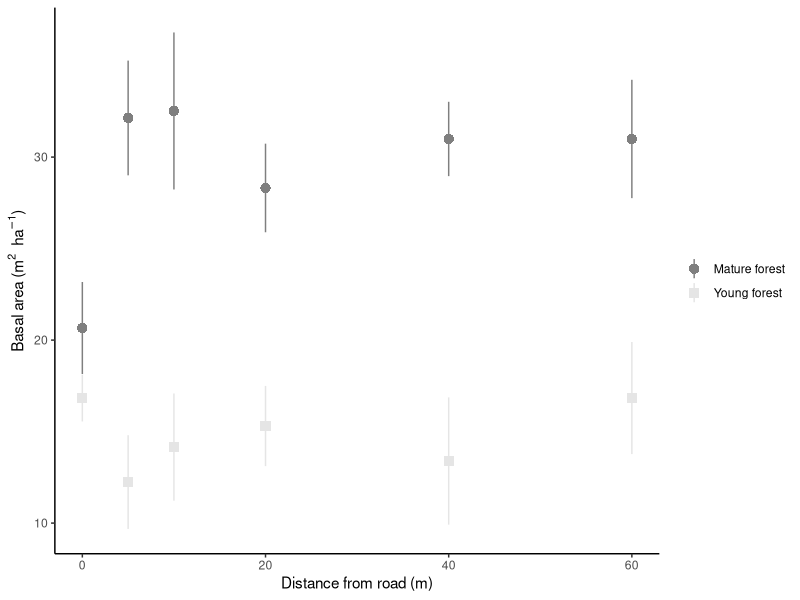
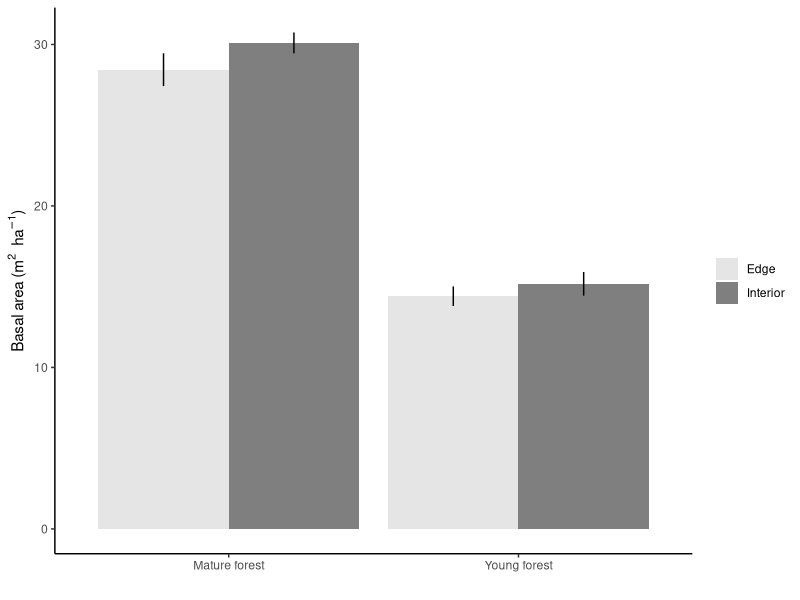
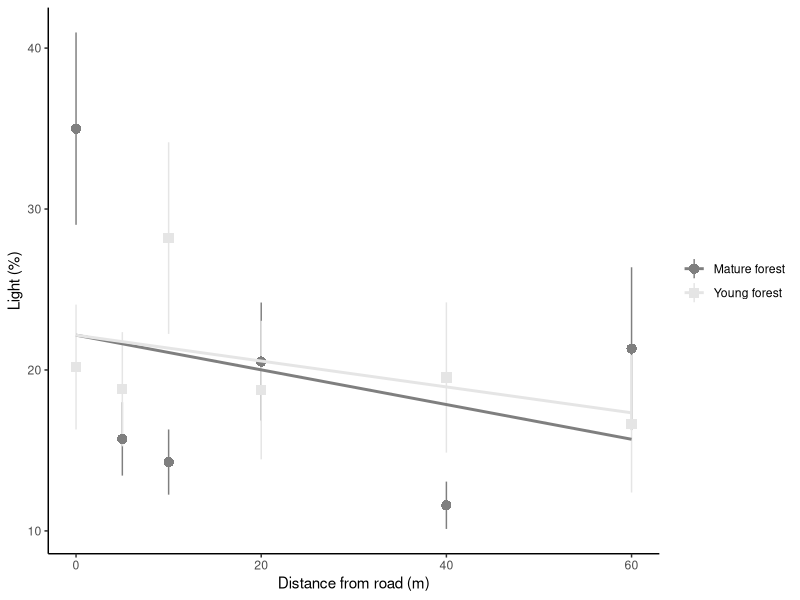
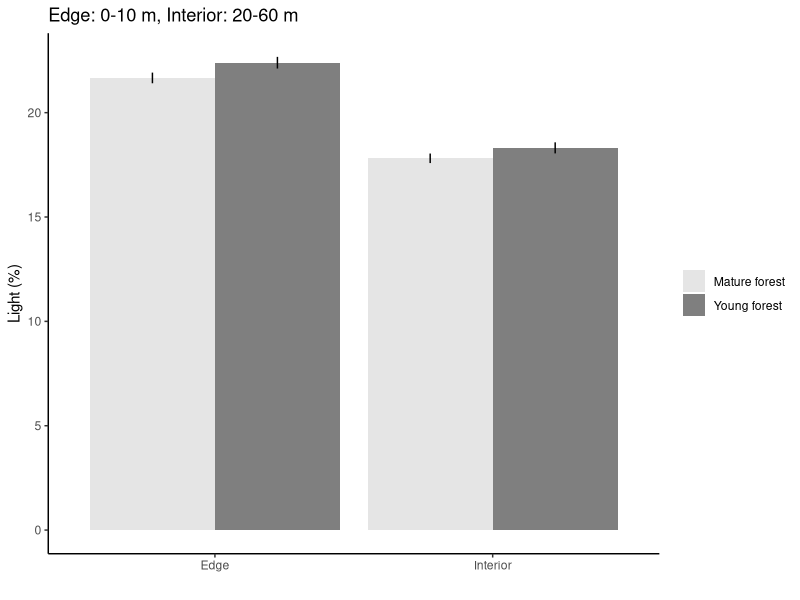
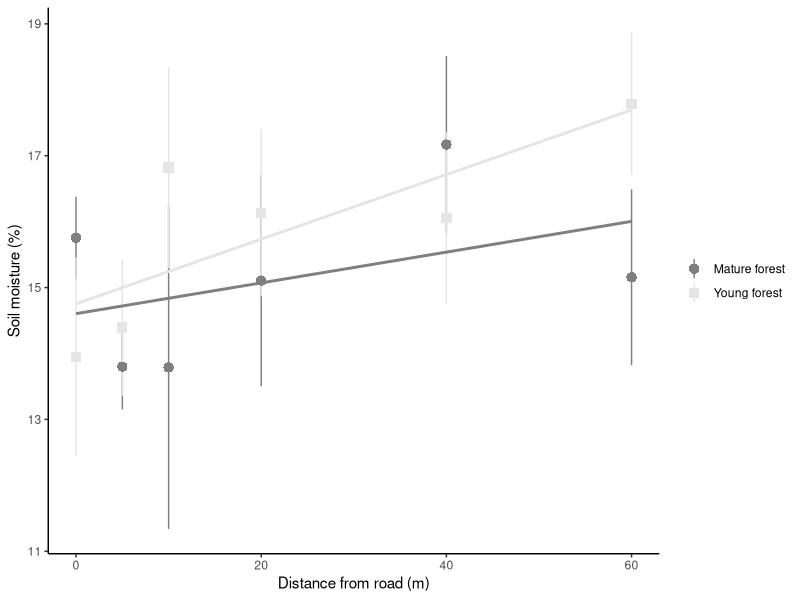
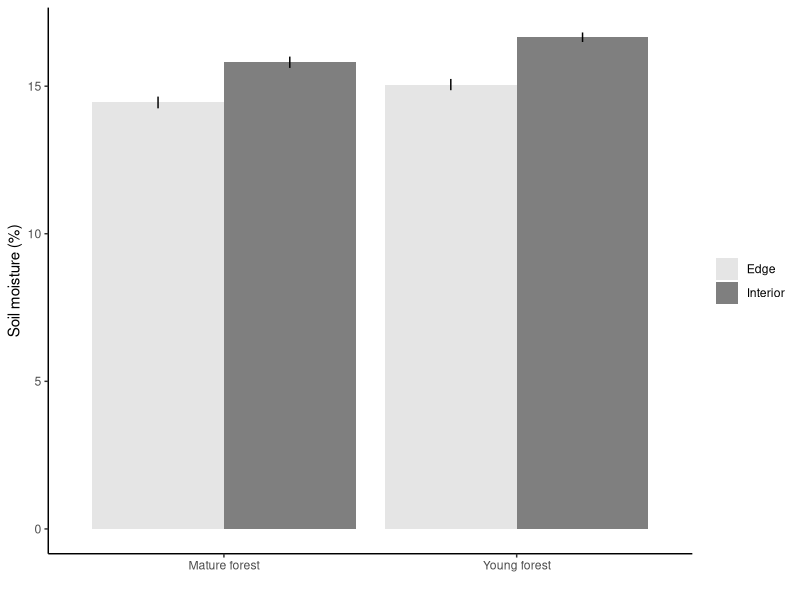
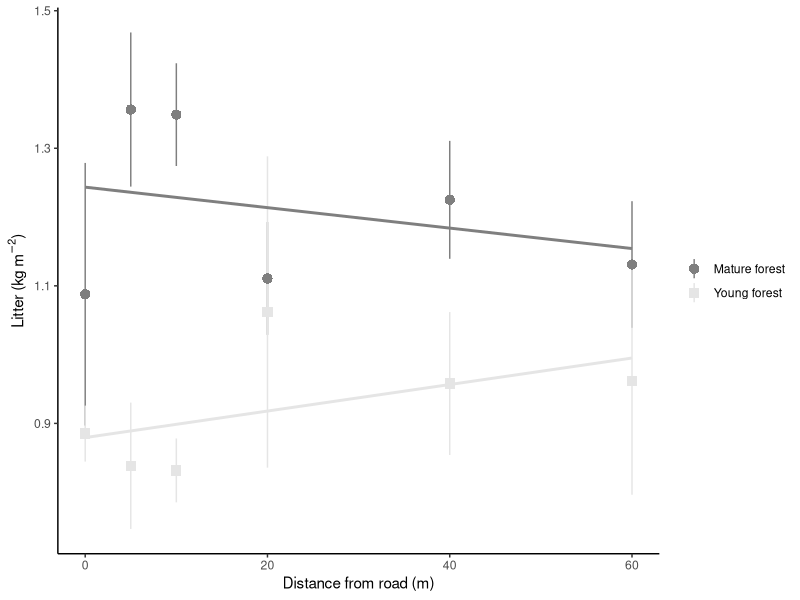
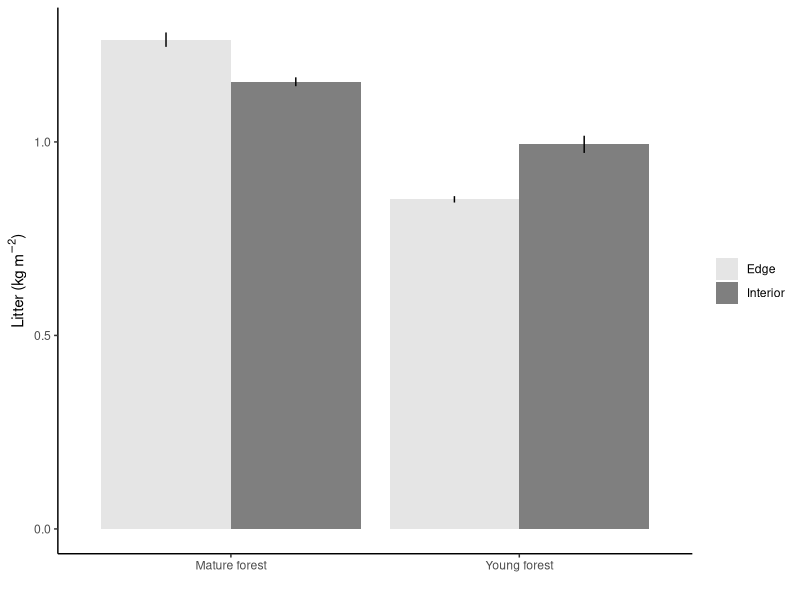

These figures' R source, in order:
## ---- chunk 1

knitr::opts_chunk$set(fig.width = 7, fig.height = 3.5)
knitr::opts_chunk$set(dpi = 600)
knitr::opts_chunk$set(echo = F)
knitr::opts_chunk$set(warning = F)
knitr::opts_chunk$set(message = F)
knitr::opts_chunk$set(fig.asp = .5)
# knitr::opts_chunk$set(eval = F)

# options(na.action = "na.fail")# global model setting for using multimodel inference 'dredge' function

## ---- chunk 2
# library(lme4); library(car); library(sciplot); library(lmerTest); 
# library(MuMIn)
library(plyr); library(dplyr); library(tidyr); library(readr)
library(ggplot2)
library(knitr)

fill_manual <- scale_fill_manual(values = c("grey90", "grey50"))
color_manual <- scale_color_manual(values = c("grey50", "grey90"))
## ---- chunk 3
seedling_data <- read_csv("data/seedling_growth_survival_data.csv")
germination_data <- read_csv("data/germination_data.csv")
forest_data <- read_csv("data/forest_trees.csv")
light_data <- read_csv("data/light2005_data.csv")
litter_data <- read_csv("data/litter.csv")
soil_moisture_data <- read_csv("data/soil_moisture2005_data.csv")
## ---- chunk 4

sites <- data_frame(unique(seedling_data$site_code), unique(seedling_data$site_name))
names(sites) <- c("site_code","site_name")

library(stringr)
germination_data <- rename(germination_data, site_code = site)
# sort(unique(germination_data$site_code))
germination_data$site_code <- germination_data$site_code %>%
  str_sub(., 1,3) %>% 
  str_replace_all(c("Cic"="CH","Dub"="DB","Duc"="DU","Dug"="DG","For"="FR","Gri"="GR","Hdq"="HQ","Lil"="LD","Par"="PR","SR4"="SR","Yel"="TC"))

forest_data <- rename(forest_data, site_code = site)
# unique(forest_data$site_code)
forest_data$site_code <- forest_data$site_code %>% 
  str_replace_all(c("DUCK"="DU","DUB"="DB","DUG"="DG", "SR45"="SR"))

light_data <- rename(light_data, site_code = site)
# unique(light_data$site_code)
light_data$site_code <- light_data$site_code %>% 
  str_replace_all(c("DUCK"="DU","DUB"="DB","DUG"="DG", "SR45"="SR"))

litter_data <- rename(litter_data, site_code = site)
# unique(litter_data$site_code)
litter_data$site_code <- litter_data$site_code %>% 
  str_replace_all(c("DUCK"="DU","DUB"="DB","DUG"="DG", "SR45"="SR"))

soil_moisture_data <- rename(soil_moisture_data, site_code = site)
# unique(soil_moisture_data$site_code)
soil_moisture_data$site_code <- soil_moisture_data$site_code %>% 
  str_replace_all(c("Duck"="DU","DUB"="DB","DUG"="DG", "SR45"="SR","Griffy"="GR","YW"="TC"))


# summary(seedling_data)
# unique(seedling_data$species)
seedling_data <- filter(seedling_data, is.na(species)=="FALSE")
# filter(seedling_data, rgr_ht<0)
seedling_data <- seedling_data %>% 
  rename(age = forest_age) %>% 
  mutate(habitat_type = if_else(distance<20,"Edge","Interior"),
         # age = if_else(age=="young", "Young forest", "Mature forest"),
         rgr_ht_days = (log(final_ht06)) - log((initial_ht))/822)
## This calculates relative growth rate per day
## There are 97 negative values in this growth rate. Values are sometimes very inconsistent from the spring 2006 measurement to the final measurement


# summary(germination_data)
# unique(germination_data$species)
# filter(germination_data, is.na(seeds_germinated))$comments
germination_data$common_name <- "NA"
germination_data$sci_name = "NA"
germination_data <- germination_data %>% 
  mutate(pct_germinated = 100*(seeds_germinated/seeds_present),
         status = native_exotic,
         habitat_type = if_else(distance<20,"Edge","Interior"))

# summary(forest_data)
forest_data <- forest_data %>% 
  rename(distance = dist) %>% 
  mutate(habitat_type = if_else(distance<20,"Edge","Interior"))
# unique(forest_data$species)
# filter(forest_data, is.na(species))
grouped_forest_data <- forest_data %>% 
  mutate(basal_area_m2_ha = trees_in*10*(.0929/.404686)) %>% 
  group_by(site_code, age, distance) %>% 
  summarise(
    richness = n_distinct(species),
    avg_dbh = mean(dbh_cm, na.rm = T),
    se_dbh = sd(dbh_cm, na.rm = T)/sqrt( (6 - length(dbh_cm)) ),#6 NA values in DBH
    total_dbh = sum(dbh_cm, na.rm = T),
    avg_basal_area = mean(basal_area_m2_ha, na.rm = T)
  ) %>% 
  ungroup(.)


# summary(light_data)
light_data <- light_data %>% 
  mutate(habitat_type = if_else(distance<20,"Edge","Interior"))

grouped_light_data <- light_data %>% 
  group_by(site_code, age, distance) %>% 
  summarise(avg_ppfd = mean(ppfd),
            avg_pct_light = mean(pct_light)) %>% 
  ungroup(.)

# summary(litter_data)
litter_data <- litter_data %>% 
  rename(distance = dist) %>% 
  mutate(habitat_type = if_else(distance<20,"Edge","Interior"))

# summary(soil_moisture_data)
soil_moisture_data <- mutate(soil_moisture_data, habitat_type = if_else(distance<20,"Edge","Interior"))



grouped_seedling_data <- seedling_data %>%
  # rename(age = forest_age) %>%
  mutate(age = ifelse(age=="Young", "Y","M"),
         stem_leaf_ratio = stem_biomass/leaf_biomass) %>%
  group_by(site_code, age, distance, species, status) %>% 
  summarise(avg_biomass = mean(tot_biomass, na.rm = T),
            # n_obs = length(tot_biomass),
            se_biomass = sd(tot_biomass, na.rm = T)/sqrt(length(tot_biomass)),
            avg_diameter = mean(diameter06, na.rm = T),
            se_diameter = sd(diameter06, na.rm = T)/sqrt(length(diameter06)),
            avg_rgr_ht = mean(rgr_ht_days, na.rm = T),
            se_rgr_ht = sd(rgr_ht_days, na.rm = T)/sqrt(length(rgr_ht_days))) %>% 
  ungroup(.) %>% 
  left_join(., grouped_forest_data) %>% 
  left_join(., grouped_light_data) %>% 
  left_join(., litter_data) %>% 
  left_join(., soil_moisture_data)


germination_data <- germination_data %>%
  rename(age = forest_age) %>% 
  left_join(., grouped_forest_data) %>% 
  left_join(., grouped_light_data) %>% 
  left_join(., litter_data) %>% 
  left_join(., soil_moisture_data)

# xtabs(~ species + native_exotic, germination_data)

## ---- chunk 5
germination_data$common_name[germination_data$species=="D"] <- "Dogwood"
germination_data$common_name[germination_data$species=="A"] <- "Autumn olive"
germination_data$common_name[germination_data$species=="H"] <- "Honeysuckle"
germination_data$common_name[germination_data$species=="P"] <- "Privet"
germination_data$common_name[germination_data$species=="R"] <- "Redbud"
germination_data$common_name[germination_data$species=="S"] <- "Spicebush"

germination_data$sci_name[germination_data$species=="A"] <- "Elaeagnus umbellata"
germination_data$sci_name[germination_data$species=="H"] <- "Lonicera maackii"
germination_data$sci_name[germination_data$species=="P"] <- "Ligustrum obtusifolium"
germination_data$sci_name[germination_data$species=="D"] <- "Cornus florida"
germination_data$sci_name[germination_data$species=="R"] <- "Cercis canadensis"
germination_data$sci_name[germination_data$species=="S"] <- "Lindera benzoin"

germination_data$status[germination_data$status=="N"] <- "Native"
germination_data$status[germination_data$status=="E"] <- "Non-native"

species_table <- germination_data %>% 
  filter(site_code=="BB", distance==0) %>%
  select(species, status, common_name, sci_name)
  
# kable(species_table %>% 
#         mutate(Species = paste(common_name, " ", "(", sci_name, ")", sep="")) %>% 
#         select(Species, Status = status) %>%
#         arrange(Status)
#       )
## ---- chunk 6

forest_data$age[forest_data$age=="M"] <- "Mature forest"
forest_data$age[forest_data$age=="Y"] <- "Young forest"
# levels(forest_data$age) <- c("Mature","Young")

#  Basal area calculation: "trees_in"*10 = basal area (ft^2 acre^-1)
#  Conversion to m^2 ha^-1: 1 acre = .404686 hectares; 1 ft^2 = .0929 m^2
forest_data <- forest_data %>%
  mutate(basal_area_m2_ha = trees_in*10*(.0929/.404686))

## DBH plot
# ggplot(forest_data, aes(distance, dbh_cm, shape = age, color = age)) +
#   scale_shape_manual(values = c(16,15)) +
#   stat_summary(fun.data = "mean_se", geom = "pointrange", size = .7) +
#   color_manual +
#   theme_classic() +
#   theme(legend.title = element_blank()) +
#   xlab("Distance from road (m)") +
#   ylab("DBH (cm)")

## Basal area plot
ggplot(forest_data, aes(distance, basal_area_m2_ha, shape = age, color = age)) +
  scale_shape_manual(values = c(16,15)) +
  stat_summary(fun.data = "mean_se", geom = "pointrange", size = .7) +
  color_manual +
  theme_classic() +
  theme(legend.title = element_blank()) +
  xlab("Distance from road (m)") +
  ylab(expression(paste("Basal area (", {m}^2, "  ", {ha}^-1, ")")))

## Summarise mean and SE into new dataframe
avg_forest_data <- forest_data %>%
  group_by(age, habitat_type) %>% 
  summarise(
    richness = n_distinct(species),
    avg_dbh = mean(dbh_cm, na.rm = T),
    se_dbh = sd(dbh_cm, na.rm = T)/sqrt(length(dbh_cm)),
    total_dbh = sum(dbh_cm, na.rm = T),
    avg_basal_area = mean(basal_area_m2_ha, na.rm = T),
    se_basal_area = sd(basal_area_m2_ha, na.rm = T)/sqrt(length(basal_area_m2_ha))
  )

# ggplot(avg_forest_data, aes(age, avg_dbh, fill = habitat_type)) +
#   geom_col(position = "dodge") +
#   geom_errorbar(aes(ymin = avg_dbh - se_dbh, ymax = avg_dbh + se_dbh), width = 0, position = position_dodge(width = .9)) +
#   fill_manual +
#   theme_classic() +
#   theme(legend.title = element_blank()) +
#   xlab("") +
#   ylab("DBH (cm)")

ggplot(avg_forest_data, aes(age, avg_basal_area, fill = habitat_type)) +
  geom_col(position = "dodge") +
  geom_errorbar(aes(ymin = avg_basal_area - se_basal_area, ymax = avg_basal_area + se_basal_area), width = 0, position = position_dodge(width = .9)) +
  fill_manual +
  theme_classic() +
  theme(legend.title = element_blank()) +
  xlab("") +
  ylab(expression(paste("Basal area (", {m}^2, "  ", {ha}^-1, ")")))

## ---- chunk 7

light_data$age[light_data$age=="M"] <- "Mature forest"
light_data$age[light_data$age=="Y"] <- "Young forest"

# skimr::skim(light_data)

ggplot(light_data, aes(distance, (pct_light), shape = age, color = age)) +
  scale_shape_manual(values = c(16,15)) +
  stat_summary(fun.data = "mean_se", geom = "pointrange", size = .7) +
  geom_smooth(method = "lm", alpha = .2, se = F) +
  # geom_line(aes(linetype = age)) +
  color_manual +
  theme_classic() +
  theme(legend.title = element_blank()) +
  xlab("Distance from road (m)") +
  ylab("Light (%)")

# qplot(habitat_type, pct_light, data = light_data, geom = "boxplot")

avg_light_data <- light_data %>% 
  group_by(age, habitat_type) %>% 
  summarise(avg_pct_light = mean(pct_light),
            se_pct_light = sd(pct_light)/length(pct_light))

ggplot(avg_light_data, aes(habitat_type, avg_pct_light, fill = age)) +
  geom_col(position = "dodge") +
  geom_errorbar(aes(ymin = avg_pct_light - se_pct_light, ymax = avg_pct_light + se_pct_light), width = 0, position = position_dodge(width = .9)) +
  fill_manual +
  # scale_fill_manual(values = c("grey90","grey50")) +
  theme_classic() +
  theme(legend.title = element_blank()) +
  xlab("") +
  ylab("Light (%)") +
  ggtitle("Edge: 0-10 m, Interior: 20-60 m")

## ---- chunk 8

soil_moisture_data$age[soil_moisture_data$age=="M"] <- "Mature forest"
soil_moisture_data$age[soil_moisture_data$age=="Y"] <- "Young forest"

ggplot(soil_moisture_data, aes(distance, pct_moisture, shape = age, color = age)) +
  scale_shape_manual(values = c(16,15)) +
  stat_summary(fun.data = "mean_se", geom = "pointrange", size = .7) +
  geom_smooth(method = "lm", se = F, show.legend = F) +
  color_manual +
  theme_classic() +
  theme(legend.title = element_blank()) +
  xlab("Distance from road (m)") +
  ylab("Soil moisture (%)")


# ggplot(soil_moisture_data, aes(age, pct_moisture, fill = habitat_type)) +
#   geom_boxplot(notch = F) +
#   # geom_violin() +
#   scale_fill_manual(values = c("black", "grey90")) +
#   theme_classic()

## Pooled soil moisture data
# ggplot(soil_moisture_data, aes(distance, pct_moisture)) +
#   # scale_shape_manual(values = c(16,15)) +
#   stat_summary(fun.data = "mean_se", geom = "pointrange", size = .7) +
#   # scale_color_manual(values = c("black", "grey65")) +
#   theme_classic()


avg_soil_data <- soil_moisture_data %>% 
  group_by(age, habitat_type) %>% 
  summarise(avg_pct_moisture = mean(pct_moisture),
            se_pct_moisture = sd(pct_moisture)/length(pct_moisture))

ggplot(avg_soil_data, aes(age, avg_pct_moisture, fill = habitat_type)) +
  geom_col(position = "dodge") +
  geom_errorbar(aes(ymin = avg_pct_moisture - se_pct_moisture, ymax = avg_pct_moisture + se_pct_moisture), width = 0, position = position_dodge(width = .9)) +
  fill_manual +
  theme_classic() +
  theme(legend.title = element_blank()) +
  xlab("") +
  ylab("Soil moisture (%)")

# soil_lm <- lm(pct_moisture ~ (distance), data = soil_moisture_data)
# summary(soil_lm)
# car::Anova(soil_lm, type = 3)
## Slope of the overall average line is

# soil_lm2 <- lm(pct_moisture ~ factor(distance), data = soil_moisture_data)
# summary(soil_lm2)
## No overall statistical differences between 0 meter and other distances

## ---- chunk 9

litter_data$age[litter_data$age=="M"] <- "Mature forest"
litter_data$age[litter_data$age=="Y"] <- "Young forest"


# .25*.25 = .0625 m^2
# 1 g = .001 kg
litter_data <- litter_data %>% 
  mutate(litter_kg_m2 = litter*(.001/.0625))

ggplot(litter_data, aes(distance, litter_kg_m2, shape = age, color = age)) +
  scale_shape_manual(values = c(16,15)) +
  stat_summary(fun.data = "mean_se", geom = "pointrange", size = .7) +
  geom_smooth(method = "lm", se = F, show.legend = F) +
  color_manual +
  theme_classic() +
  theme(legend.title = element_blank()) +
  xlab("Distance from road (m)") +
  ylab(expression(paste("Litter (kg ", {m}^-2, ")")))


avg_litter_data <- litter_data %>% 
  group_by(age, habitat_type) %>% 
  summarise(avg_litter = mean(litter_kg_m2),
            se_litter = sd(litter_kg_m2)/length(litter_kg_m2))

ggplot(avg_litter_data, aes(age, avg_litter, fill = habitat_type)) +
  geom_col(position = "dodge") +
  geom_errorbar(aes(ymin = avg_litter - se_litter, ymax = avg_litter + se_litter), width = 0, position = position_dodge(width = .9)) +
  scale_fill_manual(values = c("grey90", "grey50")) +
  theme_classic() +
  theme(legend.title = element_blank()) +
  xlab("") +
  ylab(expression(paste("Litter (kg ", {m}^-2, ")")))

# litter_lm <- lm(litter_kg_m2 ~ distance*age, data = litter_data)
# summary(litter_lm)
# litter_lm2 <- lm(litter_kg_m2 ~ habitat_type*age, data = litter_data)
# summary(litter_lm2)
# 
# AIC(litter_lm)
# AIC(litter_lm2)

## ---- chunk 10

# names(germination_data)
germination_data$age[germination_data$age=="Y"] <- "Young forest"
germination_data$age[germination_data$age=="M"] <- "Mature forest"

germination_data$common_name <- factor(
  germination_data$common_name, levels = c("Autumn olive","Honeysuckle","Privet","Dogwood","Redbud","Spicebush"))
germination_data$status <- factor(germination_data$status, levels = c("Native","Non-native"))

avg_germination_data <- germination_data %>% 
  group_by(status, distance, common_name, age) %>% 
  summarise(avg_germinated = mean(pct_germinated, na.rm = T))


ggplot(germination_data, aes(distance, pct_germinated)) +
  stat_summary(aes(shape = common_name), fun.data = "mean_se", geom = "point", size = 2.5) +
  geom_smooth(aes(linetype = status), method = "lm", se = F, show.legend = F, color = "grey40", size = .8) +
  # scale_shape_manual(values = c(rep(16, 3), rep(17, 3))) +
  # scale_color_manual(values = c(brewer.pal(3, "RdBu"), brewer.pal(3, "RdBu"))) +
  scale_linetype_manual(values = c(2,1)) +
  # scale_color_brewer(palette = "RdBu") +
  facet_wrap(~age) +
  theme_bw() +
  theme(strip.background = element_blank(),
        panel.grid = element_blank(),
        legend.title = element_blank()) +
  ylab("Percent germination") +
  xlab("Distance from road (m)")

# ggsave("figures/pct_germinated.png", dpi = 600, width = 7, height = 3.5)

ggplot(avg_germination_data, aes(distance, avg_germinated)) +
  geom_point(aes(shape = common_name), show.legend = F) +
  geom_line(aes(linetype = common_name)) +
  facet_wrap(~age) +
  theme_bw() +
  theme(strip.background = element_blank(),
        panel.grid = element_blank(),
        legend.title = element_blank()) +
  ylab("Percent germination") +
  xlab("Distance from road (m)")

## ---- chunk 11
kable(germination_data %>% 
  group_by(common_name, age, status) %>% 
  summarise(avg_pct_germ = mean(pct_germinated, na.rm = T)) %>% 
  spread(key = age, value = avg_pct_germ) %>% 
  rename(Species = common_name, Status = status), 
  digits = 2, caption = "Average germination (%) of seeds for each species in each forest age.")
## ---- chunk 12

# names(seedling_data)
seedling_data$common_name <- "NA"
seedling_data$common_name[seedling_data$species=="D"] <- "Dogwood"
seedling_data$common_name[seedling_data$species=="A"] <- "Autumn olive"
seedling_data$common_name[seedling_data$species=="H"] <- "Honeysuckle"
seedling_data$common_name[seedling_data$species=="P"] <- "Privet"
seedling_data$common_name[seedling_data$species=="R"] <- "Redbud"
seedling_data$common_name[seedling_data$species=="S"] <- "Spicebush"

seedling_data$common_name <- factor(
  seedling_data$common_name, levels = c("Autumn olive","Honeysuckle","Privet","Dogwood","Redbud","Spicebush"))

seedling_data$status[seedling_data$status=="n"] <- "Native"
seedling_data$status[seedling_data$status=="e"] <- "Non-native"

seedling_data$status <- factor(seedling_data$status, levels = c("Native","Non-native"))

seedling_data$age[seedling_data$age=="young"] <- "Young forest"
seedling_data$age[seedling_data$age=="mature"] <- "Mature forest"

## ---- chunk 13

surv <- select(seedling_data, site_name:status, common_name, starts_with("surv"))
surv <- surv %>% gather(year, survival, survival04:survival06)
surv$year[surv$year=="survival04"] <- 2004
surv$year[surv$year=="survival05"] <- 2005
surv$year[surv$year=="survival06"] <- 2006

survival_data <- surv %>% 
  group_by(year, distance, age, status, common_name) %>% 
  filter(!is.na(survival), year==2006) %>% 
  summarise(pct_survival = 100*sum(survival)/length(survival))

ggplot(survival_data, aes(distance, pct_survival)) +
  stat_summary(aes(shape = common_name), fun.data = "mean_se", geom = "point", size = 2.5) +
  geom_smooth(aes(linetype = status), method = "lm", se = F, show.legend = F, color = "grey50", size = .8) +
  scale_linetype_manual(values = c(2,1)) +
  scale_color_brewer(palette = "RdBu") +
  facet_grid(.~age) +
  theme_bw() +
  theme(strip.background = element_blank(),
        panel.grid = element_blank(),
        legend.title = element_blank()) +
  ylab("Survival (%)") +
  xlab("Distance from road (m)") +
  ggtitle("Average seedling survival to 2006")


ggplot(survival_data, aes(distance, pct_survival)) +
  # geom_smooth(aes(linetype = common_name), method = "lm", se = F, show.legend = T, color = "grey50", size = .5) +
  geom_point(aes(shape = common_name), size = 2.5, show.legend = F) +
  geom_line(aes(linetype = common_name)) +
  # stat_summary(aes(shape = common_name), fun.data = "mean_se", geom = "point", size = 2.5, show.legend = F) +
  # scale_linetype_manual(values = c(2,1)) +
  # scale_color_brewer(palette = "RdBu") +
  facet_grid(.~age) +
  theme_bw() +
  theme(strip.background = element_blank(),
        panel.grid = element_blank(),
        legend.title = element_blank()) +
  ylab("Survival (%)") +
  xlab("Distance from road (m)") +
  ggtitle("Average seedling survival to 2006")


# filter(surv, year == 2006) %>% 
#   group_by(status, age) %>% 
#   summarise(avg_pct_survival = mean(pct_survival))
## ---- chunk 14

ggplot(seedling_data, aes(distance, final_ht06)) +
  stat_summary(aes(shape = common_name), fun.data = "mean_se", geom = "point", size = 2.5) +
  geom_smooth(aes(linetype = status), method = "lm", se = F, show.legend = F, color = "grey50") +
  scale_linetype_manual(values = c(2,1)) +
  scale_color_brewer(palette = "RdBu") +
  facet_wrap(~age) +
  theme_bw() +
  theme(strip.background = element_blank(),
        panel.grid = element_blank(),
        legend.title = element_blank()) +
  ylab("Height (cm)") +
  xlab("Distance from road (m)")

height_data <- seedling_data %>% 
  group_by(distance, status, age, common_name) %>% 
  summarise(avg_height = mean(final_ht06, na.rm = T),
            se_height = sd(final_ht06, na.rm = T)/sqrt(length(final_ht06)))

ggplot(height_data, aes(distance, avg_height)) +
  geom_point(aes(shape = common_name)) +
  geom_line(aes(linetype = common_name)) +
  facet_wrap(~age) +
  theme_bw() +
  theme(strip.background = element_blank(),
        panel.grid = element_blank(),
        legend.title = element_blank()) +
  ylab("Height (cm)") +
  xlab("Distance from road (m)")

## ---- chunk 15

ggplot(seedling_data, aes(distance, diameter06)) +
  stat_summary(aes(shape = common_name), fun.data = "mean_se", geom = "point", size = 2.5) +
  geom_smooth(aes(linetype = status), method = "lm", se = F, show.legend = F, color = "grey50") +
  scale_linetype_manual(values = c(2,1)) +
  scale_color_brewer(palette = "RdBu") +
  facet_wrap(~age) +
  theme_bw() +
  theme(strip.background = element_blank(),
        panel.grid = element_blank(),
        legend.title = element_blank()) +
  ylab("Diameter (mm)") +
  xlab("Distance from road (m)")

diameter_data <- seedling_data %>% 
  group_by(distance, status, age, common_name) %>% 
  summarise(avg_diameter = mean(diameter06, na.rm = T),
            se_diameter = sd(diameter06, na.rm = T)/sqrt(length(diameter06)))

ggplot(diameter_data, aes(distance, avg_diameter)) +
  geom_point(aes(shape = common_name)) +
  geom_line(aes(linetype = common_name)) +
  facet_wrap(~age) +
  theme_bw() +
  theme(strip.background = element_blank(),
        panel.grid = element_blank(),
        legend.title = element_blank()) +
  ylab("Diameter (mm)") +
  xlab("Distance from road (m)")

## ---- chunk 16

ggplot(seedling_data, aes(distance, tot_biomass)) +
  geom_smooth(aes(linetype = status), method = "lm", se = F, show.legend = F, color = "grey50", size = .8) +
  stat_summary(aes(shape = common_name), fun.data = "mean_se", geom = "point" ) +
  scale_linetype_manual(values = c(2,1)) +
  scale_color_brewer(palette = "RdBu") +
  facet_wrap(~age) +
  theme_bw() +
  theme(strip.background = element_blank(),
        panel.grid = element_blank(),
        legend.title = element_blank()) +
  ylab("Biomass (g)") +
  xlab("Distance from road (m)")

biomass_data <- seedling_data %>% 
  group_by(distance, status, age, common_name) %>% 
  summarise(avg_biomass = mean(tot_biomass, na.rm = T),
            se_biomass = sd(tot_biomass, na.rm = T)/sqrt(length(tot_biomass)),
            avg_leaf_biomass = mean(leaf_biomass, na.rm = T),
            se_leaf_biomass = sd(leaf_biomass, na.rm = T)/sqrt(length(leaf_biomass)),
            avg_stem_biomass = mean(stem_biomass, na.rm = T),
            se_stem_biomass = sd(stem_biomass, na.rm = T)/sqrt(length(stem_biomass)),
            avg_stem_leaf_ratio = mean(stem_biomass/leaf_biomass, na.rm = T),
            se_stem_leaf_ratio = sd(stem_biomass/leaf_biomass, na.rm = T)/sqrt(length(stem_biomass)),)

ggplot(biomass_data, aes(distance, avg_biomass)) +
  geom_line(aes(linetype = common_name)) +
  geom_point(aes(shape = common_name), size = 2.5) +
  facet_wrap(~age) +
  theme_bw() +
  theme(strip.background = element_blank(),
        panel.grid = element_blank(),
        legend.title = element_blank()) +
  ylab("Biomass (g)") +
  xlab("Distance from road (m)")

## ---- chunk 17

ggplot(seedling_data, aes(distance, rgr_ht_days)) +
  stat_summary(aes(shape = common_name), fun.data = "mean_se", geom = "point", size = 2.5) +
  geom_smooth(aes(linetype = status), method = "lm", se = F, show.legend = F, color = "grey50") +
  scale_linetype_manual(values = c(2,1)) +
  scale_color_brewer(palette = "RdBu") +
  facet_wrap(~age) +
  theme_bw() +
  theme(strip.background = element_blank(),
        panel.grid = element_blank(),
        legend.title = element_blank()) +
  ylab("Relative growth rate (% / day)") +
  xlab("Distance from road (m)") 

rgr_data <- seedling_data %>%
  group_by(distance, status, age, common_name) %>% 
  summarise(avg_rgr_ht = mean(rgr_ht_days, na.rm = T),
            se_rgr_ht = sd(rgr_ht_days, na.rm = T)/sqrt(length(rgr_ht_days)))

ggplot(rgr_data, aes(distance, avg_rgr_ht)) +
  geom_point(aes(shape = common_name)) +
  geom_line(aes(linetype = common_name)) +
  facet_wrap(~age) +
  theme_bw() +
  theme(strip.background = element_blank(),
        panel.grid = element_blank(),
        legend.title = element_blank()) +
  ylab("Relative growth rate (% / day)") +
  xlab("Distance from road (m)") 

## ---- chunk 18

# names(seedling_data)

herbiv <- select(seedling_data, site_name:status, common_name, starts_with("herb"))
herbiv <- herbiv %>% 
  gather(year, herbivory, herbivory04:herbivory06)
herbiv$year[herbiv$year=="herbivory04"] <- 2004
herbiv$year[herbiv$year=="herbivory05"] <- 2005
herbiv$year[herbiv$year=="herbivory06"] <- 2006

ggplot(filter(herbiv, year == 2006), aes(distance, herbivory)) +
  stat_summary(aes(shape = common_name), fun.data = "mean_se", geom = "point", size = 2.5) +
  geom_smooth(aes(linetype = status), method = "lm", se = F, show.legend = F, color = "grey50") +
  scale_linetype_manual(values = c(2,1)) +
  scale_color_brewer(palette = "RdBu") +
  facet_grid(.~age) +
  theme_bw() +
  theme(strip.background = element_blank(),
        panel.grid = element_blank(),
        legend.title = element_blank()) +
  ylab("Herbivory score") +
  xlab("Distance from road (m)") 

herbiv_data <- herbiv %>%
  filter(year == "2006") %>%
  group_by(distance, status, age, common_name) %>% 
  summarise(avg_herbivory = mean(herbivory, na.rm = T),
            se_herbivory = sd(herbivory, na.rm = T)/sqrt(length(herbivory)))

ggplot(herbiv_data, aes(distance, avg_herbivory)) +
  geom_line(aes(linetype = common_name), show.legend = F) +
  geom_point(aes(shape = common_name), size = 2.5) +
  facet_wrap(~age) +
  theme_bw() +
  theme(strip.background = element_blank(),
        panel.grid = element_blank(),
        legend.title = element_blank()) +
  ylab("Herbivory score") +
  xlab("Distance from road (m)")

## ---- chunk 19
library(lme4)
# names(grouped_seedling_data)
# summary(grouped_seedling_data)
# grouped_seedling_data
# skimr::skim(grouped_seedling_data)

biomass_m1 <- lmer(log(avg_biomass) ~ (1|site_code) + (1|status/species) + (1|distance), data = grouped_seedling_data)
plot(biomass_m1)
summary(biomass_m1)

biomass_m2 <- lmer(log(avg_biomass) ~ distance + (1|site_code) + (1|species), data = grouped_seedling_data)
plot(biomass_m2)
summary(biomass_m2)


biomass_m3 <- lmer(log(avg_biomass) ~ distance + (1|site_code) + (1 + distance|status) + (1|site_code:species), data = grouped_seedling_data)
plot(biomass_m3)
summary(biomass_m3)

biomass_m4 <- lmer(log(avg_biomass) ~ distance + status + status:distance + + avg_basal_area + avg_pct_light + (1|site_code) + (1 + distance|species) + (1|site_code:species), data = grouped_seedling_data)
plot(biomass_m4)
summary(biomass_m4)

